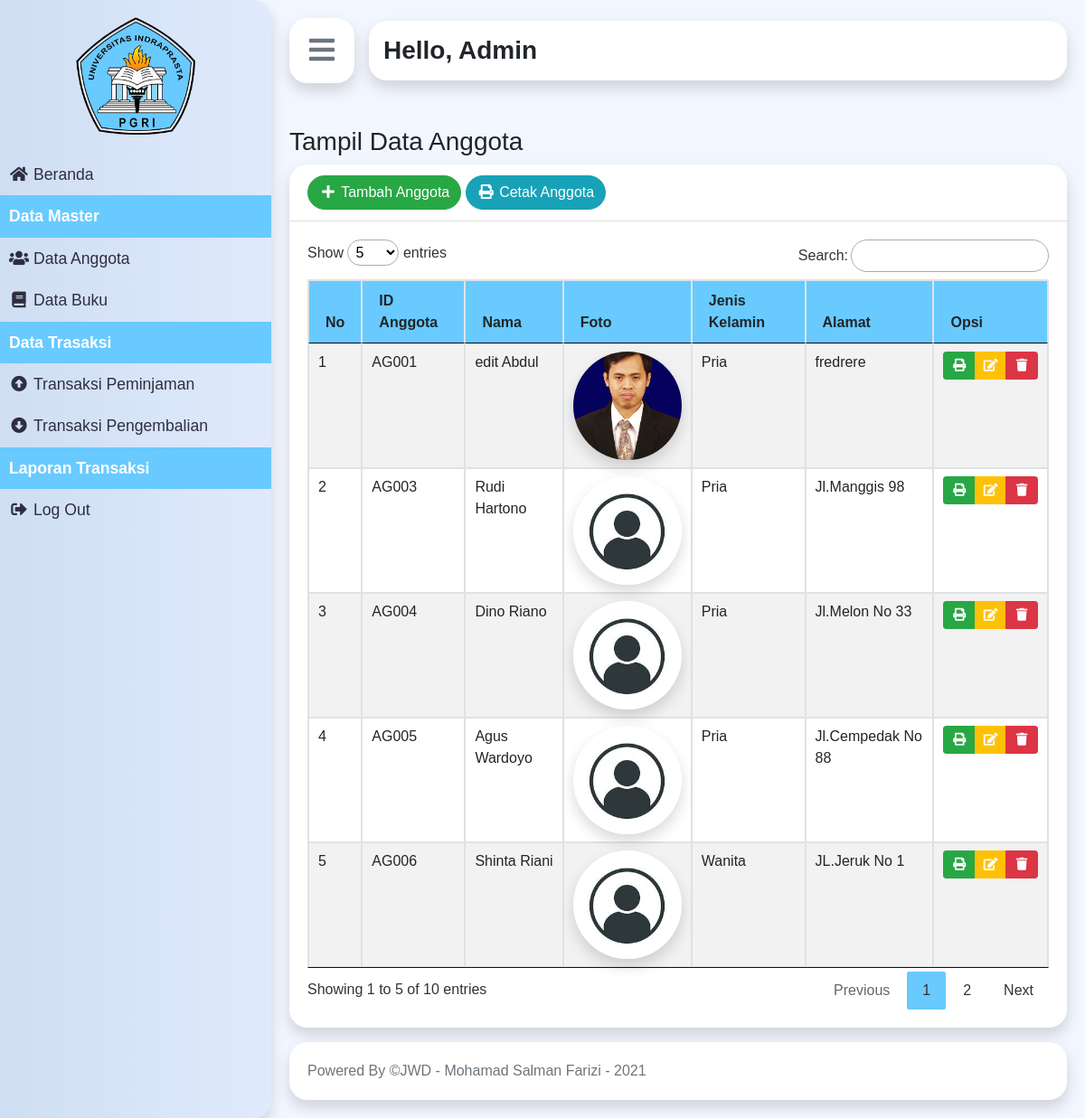
Screenshot of /index.php?p=anggota (signed in) with the database file from the repository.
### tables this page shows
CREATE TABLE `tbanggota` (
  `idanggota` varchar(5) NOT NULL,
  `nama` varchar(30) NOT NULL,
  `jeniskelamin` varchar(10) NOT NULL,
  `alamat` varchar(40) NOT NULL,
  `status` varchar(20) NOT NULL,
  `foto` varchar(100) DEFAULT NULL
);

### pages/anggota.php (the view)
<?php
require('./controller/connection.php');
$anggota = mysqli_query($con, "SELECT * FROM tbanggota");
?>
<div>
    <h3>Tampil Data Anggota</h3>
</div>
<div class="card border-0 shadow">
    <div class="card-header">
        <a href="index.php?p=anggotaCreate" class="btn btn-success rounded-pill"><i class="fas fa-fw fa-plus"></i> Tambah Anggota</a>
        <a target="_blank" href="pages/cetakSemuaAnggota.php" class="btn btn-info rounded-pill"><i class="fas fa-fw fa-print"></i> Cetak Anggota</a>
    </div>
    <div class="card-body">
        <div class="table-responsive">
            <table id="dataTable" class="table table-bordered table-hover table-striped">
                <thead>
                    <tr class="bg-blue">
                        <th class="text-capitalize">No</th>
                        <th>ID Anggota</th>
                        <th class="text-capitalize">Nama</th>
                        <th class="text-capitalize">foto</th>
                        <th class="text-capitalize">jenis kelamin</th>
                        <th class="text-capitalize">alamat</th>
                        <th class="text-capitalize">opsi</th>
                    </tr>
                </thead>
                <tbody>
                    <?php foreach ($anggota as $key => $value) : ?>
                        <tr>
                            <td><?= $key + 1; ?></td>
                            <td><?= $value['idanggota']; ?></td>
                            <td><?= $value['nama']; ?></td>
                            <td>
                                <div class="wrapper-lg-img shadow">
                                    <?php
                                    $foto = $value['foto'];
                                    if ($foto == null || $foto == '-') {
                                        $foto = 'admin-no-photo.jpg';
                                    }
                                    ?>
                                    <img src="asset/images/<?= $foto; ?>" alt="foto anggota">
                                </div>
                            </td>
                            <td><?= $value['jeniskelamin']; ?></td>
                            <td><?= $value['alamat']; ?></td>
                            <td>
                                <div class="btn-group" role="group" aria-label="Basic example">
                                    <a target="_blank" href="pages/cetakAnggota.php?id=<?= $value['idanggota']; ?>" class="btn btn-sm btn-success"><i class="fas fa-fw fa-print"></i></a>
                                    <a href="index.php?p=anggotaEdit&id=<?= $value['idanggota']; ?>" class="btn btn-sm btn-warning"><i class="fas fa-fw fa-edit text-white"></i></a>
                                    <a href="index.php?p=anggotaDelete&id=<?= $value['idanggota']; ?>" onclick="return confirm('Apakah anda yakin ingin menhapus anggota ini ?');" class="btn btn-sm btn-danger"><i class="fas fa-fw fa-trash"></i></a>
                                </div>
                            </td>
                        </tr>
                    <?php endforeach; ?>
                </tbody>
            </table>
        </div>
    </div>
</div>

### index.php (shortened to what this page needs)
<!DOCTYPE html>
<html>
<head>
    <link rel="stylesheet" href="asset/css/bootstrap.min.css">
    <link rel="stylesheet" href="asset/css/style.css">
    <link rel="stylesheet" href="asset/css/dataTables.bootstrap4.css">
    <link rel="stylesheet" href="https://cdnjs.cloudflare.com/ajax/libs/font-awesome/5.15.4/css/all.min.css" />
</head>
<body>
    <div class="wrapper container-fluid overflow-hidden p-0">
        <nav id="sidebar" class="c-border-right shadow">
            <div class="logo">
                <img src="asset/images/Logo-Unindra.png" alt="logo unindar">
            </div>
            <ul class="list-unstyled components">
                <li>
                    <a href="index.php?p=beranda" class="a-link"><i class="fas fa-fw fa-home"></i>Beranda</a>
                </li>
                <li class="label">
                    <span>Data Master</span>
                </li>
                <li>
                    <a href="index.php?p=anggota" class="a-link"><i class="fas fa-fw fa-users"></i>Data Anggota</a>
                </li>
                <li>
                    <a href="index.php?p=buku" class="a-link"><i class="fas fa-fw fa-book"></i>Data Buku</a>
                </li>
                <li class="label">
                    <span>Data Trasaksi</span>
                </li>
                <li>
                    <a href="index.php?p=peminjaman" class="a-link"><i class="fas fa-fw fa-arrow-alt-circle-up"></i>Transaksi Peminjaman</a>
                </li>
                <li>
                    <a href="index.php?p=pengembalian" class="a-link"><i class="fas fa-fw fa-arrow-alt-circle-down"></i>Transaksi Pengembalian</a>
                </li>
                <li class="label">
                    <span>Laporan Transaksi</span>
                </li>
                <li>
                    <a href="pages/logout.php" onclick="return confirm('Apakah anda yakin ingin logout ?');" class="a-link"><i class="fas fa-fw fa-sign-out-alt"></i>Log Out</a>
                </li>
            </ul>
        </nav>
        <div id="content" class="d-flex flex-column min-vh-100">
            <div>
                <div class="d-flex align-items-center mb-5">
                    <div class="align-items-center c-border bg-white p-3 mr-3 shadow">
                        <button type="button" id="sidebarCollapse" class="btn bg-transparent p-0">
                            <i class="fas fa-bars h2 mb-0 text-secondary"></i>
                        </button>
                    </div>
                    <div class="w-100 c-border bg-white p-3 shadow">
                        <h3 class="mb-0 font-weight-bold text-capitalize">Hello, <?= $_SESSION['nama']; ?></h3>
                    </div>
                </div>
            </div>
            <div class="mb-3">
                <?php
                $pages_dir = 'pages';
                if (!empty($_GET['p'])) {
                    $pages = scandir($pages_dir, 0);
                    unset($pages[0], $pages[1]);
                    $p = $_GET['p'];
                    if (in_array($p . '.php', $pages)) {
                        include($pages_dir . '/' . $p . '.php');
                    } else {
                        echo 'Halaman Tidak Ditemukan';
                    }
                } else {
                    include($pages_dir . '/beranda.php');
                }
                ?>
            </div>
            <footer class="mt-auto card border-0 shadow">
                <div class="card-body">
                    <span class="text-secondary">Powered By &copy;JWD - Mohamad Salman Farizi - 2021</span>
                </div>
            </footer>
        </div>
    </div>
</body>
</html>

### asset/css/style.css (style rules this page uses)
body { font-family: "Poppins", sans-serif; background: #fafafa; }
.a-link, .a-link:hover, .a-link:focus { color: inherit; text-decoration: none; transition: all 0.3s; }
.c-border-right { border-top-right-radius: 20px; border-bottom-right-radius: 20px; }
.c-border { border-radius: 20px; }
.wrapper { display: flex; width: 100%; align-items: stretch; background-color: #f2f6ff; }
#sidebar { min-width: 300px; max-width: 300px; background: #fff; color: #2f2e41; transition: all 0.6s cubic-bezier(0.945, 0.02, 0.27, 0.665); transform-origin: bottom left; background: #e0eafc; background: -webkit-linear-gradient(to right, #cfdef3, #e0eafc); background: linear-gradient(to right, #cfdef3, #e0eafc); }
#sidebar .list-unstyled li .a-link { padding: 10px; font-size: 1.1em; display: block; }
#sidebar .list-unstyled li .a-link i { margin-right: 5px; }
#sidebar .list-unstyled .label { padding: 10px; font-size: 1.1em; display: block; background-color: #68cafe; color: #fff; font-weight: bold; }
.logo img { height: 150px; width: 150px; display: block; margin: 10px auto; }
#content { width: 100%; padding: 20px; min-height: 100vh; transition: all 0.3s; }
#sidebarCollapse { width: 40px; height: 40px; background: #f5f5f5; cursor: pointer; }
.card { border-radius: 20px; }
.card-header { background-color: transparent; }
.wrapper-lg-img { position: relative; width: 120px; height: 120px; overflow: hidden; border-radius: 50%; }
.wrapper-lg-img img { width: 100%; height: 100%; object-fit: cover; }
.bg-blue { background-color: #68cafe; }

### rows the page displays
tbanggota: idanggota "AG001", nama "edit Abdul", foto (picture), jeniskelamin "Pria", alamat "fredrere"
tbanggota: idanggota "AG003", nama "Rudi Hartono", jeniskelamin "Pria", alamat "Jl.Manggis 98"
tbanggota: idanggota "AG004", nama "Dino Riano", jeniskelamin "Pria", alamat "Jl.Melon No 33"
tbanggota: idanggota "AG005", nama "Agus Wardoyo", jeniskelamin "Pria", alamat "Jl.Cempedak No 88"
tbanggota: idanggota "AG006", nama "Shinta Riani", jeniskelamin "Wanita", alamat "JL.Jeruk No 1"

### other values shown
$_SESSION['nama'] "Admin"
